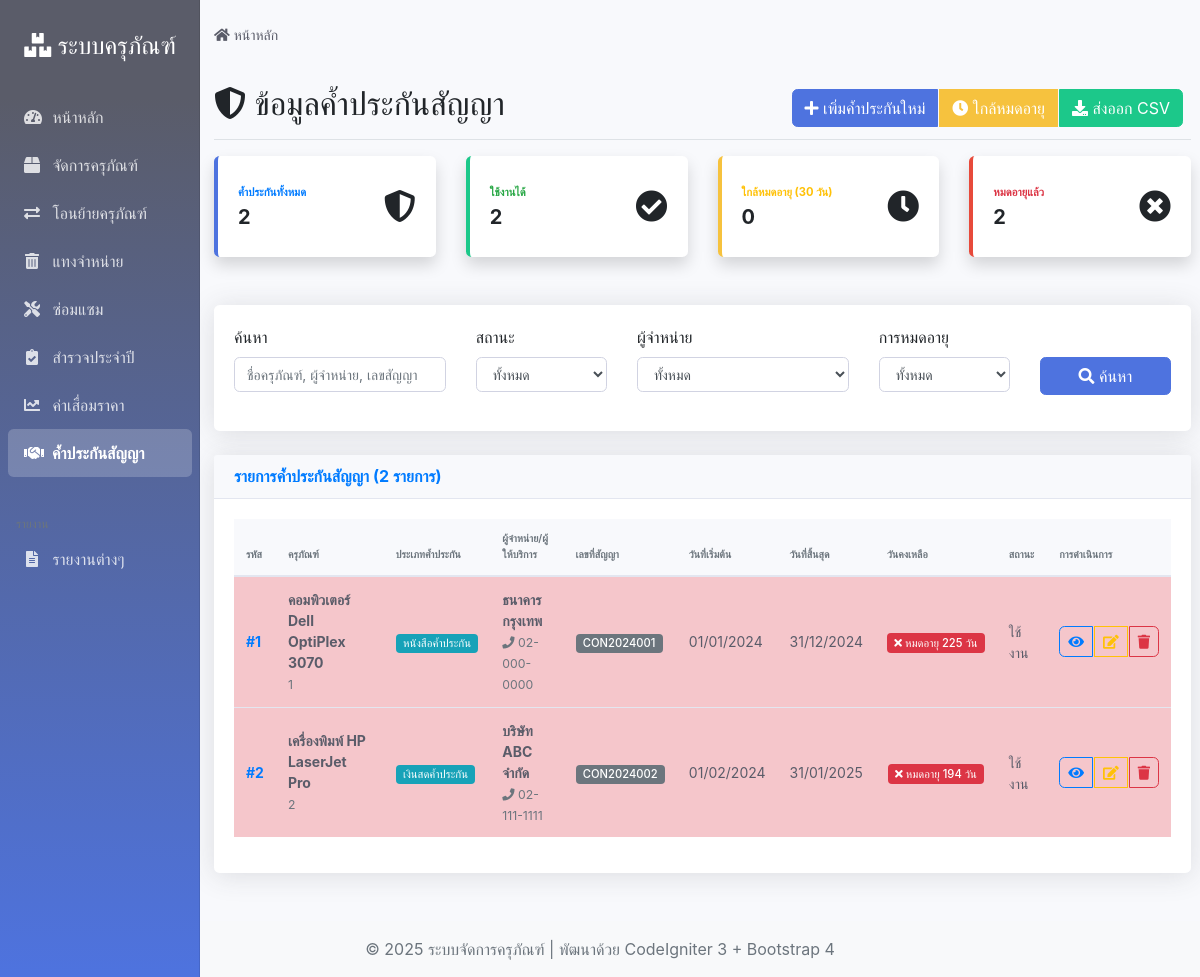
Page /index.php/guarantees on the committed database.
### tables this page shows
CREATE TABLE `contract_guarantees` (
  `guarantee_id` int(11) NOT NULL AUTO_INCREMENT,
  `asset_id` int(11) NOT NULL COMMENT 'รหัสครุภัณฑ์',
  `contract_number` varchar(100) DEFAULT NULL COMMENT 'เลขที่สัญญา',
  `guarantee_type` varchar(100) NOT NULL COMMENT 'ประเภทการค้ำประกัน',
  `guarantee_amount` decimal(15,2) DEFAULT NULL COMMENT 'จำนวนเงินค้ำประกัน',
  `start_date` date NOT NULL COMMENT 'วันที่เริ่มต้น',
  `end_date` date NOT NULL COMMENT 'วันที่สิ้นสุด',
  `vendor_name` varchar(255) NOT NULL COMMENT 'ชื่อผู้จำหน่าย/ผู้ให้บริการ',
  `vendor_contact` varchar(255) NOT NULL COMMENT 'ข้อมูลติดต่อผู้จำหน่าย',
  `coverage_details` text DEFAULT NULL COMMENT 'รายละเอียดความคุ้มครอง',
  `terms_conditions` text DEFAULT NULL COMMENT 'เงื่อนไขและข้อกำหนด',
  `claim_procedure` text DEFAULT NULL COMMENT 'ขั้นตอนการเคลม',
  `notes` text DEFAULT NULL COMMENT 'บันทึกเพิ่มเติม',
  `status` enum('ใช้งาน','หมดอายุ','ยกเลิก') NOT NULL DEFAULT 'ใช้งาน' COMMENT 'สถานะ',
  `created_at` timestamp NOT NULL DEFAULT CURRENT_TIMESTAMP,
  `updated_at` timestamp NOT NULL DEFAULT CURRENT_TIMESTAMP ON UPDATE CURRENT_TIMESTAMP,
  PRIMARY KEY (`guarantee_id`),
  UNIQUE KEY `unique_contract_number` (`contract_number`),
  KEY `fk_contract_guarantees_asset` (`asset_id`),
  KEY `idx_guarantee_dates` (`start_date`, `end_date`),
  KEY `idx_guarantee_status` (`status`),
  CONSTRAINT `fk_contract_guarantees_asset` FOREIGN KEY (`asset_id`) REFERENCES `assets` (`asset_id`) ON DELETE CASCADE
);

CREATE TABLE `assets` (
  `asset_id` int(11) NOT NULL AUTO_INCREMENT,
  `asset_name` varchar(255) NOT NULL COMMENT 'ชื่อครุภัณฑ์',
  `asset_type` varchar(100) NOT NULL COMMENT 'ประเภทครุภัณฑ์',
  `serial_number` varchar(100) UNIQUE DEFAULT NULL COMMENT 'หมายเลขซีเรียล',
  `purchase_date` date NOT NULL COMMENT 'วันที่จัดซื้อ',
  `purchase_price` decimal(15,2) NOT NULL COMMENT 'ราคาจัดซื้อ',
  `current_location` varchar(255) NOT NULL COMMENT 'สถานที่ตั้งปัจจุบัน',
  `status` enum('ใช้งาน','ชำรุด','จำหน่ายแล้ว','ซ่อมแซม') NOT NULL DEFAULT 'ใช้งาน' COMMENT 'สถานะ',
  `warranty_info` text DEFAULT NULL COMMENT 'ข้อมูลการรับประกัน',
  `depreciation_rate` decimal(5,2) NOT NULL DEFAULT 0.00 COMMENT 'อัตราค่าเสื่อมราคา (%)',
  `acquisition_method` varchar(100) NOT NULL COMMENT 'วิธีการได้มา',
  `responsible_person` varchar(255) NOT NULL COMMENT 'ผู้รับผิดชอบ',
  `created_at` timestamp NOT NULL DEFAULT CURRENT_TIMESTAMP,
  `updated_at` timestamp NOT NULL DEFAULT CURRENT_TIMESTAMP ON UPDATE CURRENT_TIMESTAMP,
  PRIMARY KEY (`asset_id`),
  KEY `idx_asset_type` (`asset_type`),
  KEY `idx_status` (`status`),
  KEY `idx_location` (`current_location`)
);

### application/views/guarantees/index.php (the view, shortened to what the rows shown need)
<div class="d-flex justify-content-between flex-wrap flex-md-nowrap align-items-center pt-3 pb-2 mb-3 border-bottom">
    <h1 class="h2">
        <i class="fas fa-shield-alt"></i>
        ข้อมูลค้ำประกันสัญญา
    </h1>
</div>
<div class="card">
    <div class="card-body">
        <?php if (!empty($guarantees)): ?>
            <div class="table-responsive">
                <table class="table table-striped table-hover" id="guaranteesTable">
                    <thead>
                        <tr>
                            <th>รหัส</th>
                            <th>ครุภัณฑ์</th>
                            <th>ประเภทค้ำประกัน</th>
                            <th>ผู้จำหน่าย/ผู้ให้บริการ</th>
                            <th>เลขที่สัญญา</th>
                            <th>วันที่เริ่มต้น</th>
                            <th>วันที่สิ้นสุด</th>
                            <th>วันคงเหลือ</th>
                            <th>สถานะ</th>
                            <th>การดำเนินการ</th>
                        </tr>
                    </thead>
                    <tbody>
                        <?php foreach ($guarantees as $guarantee): ?>
                            <?php
                            $days_remaining = ceil((strtotime($guarantee['end_date']) - time()) / (60 * 60 * 24));
                            $is_expired = $days_remaining < 0;
                            $is_expiring_soon = $days_remaining <= 30 && $days_remaining >= 0;
                            ?>
                            <tr class="<?php echo $is_expired ? 'table-danger' : ($is_expiring_soon ? 'table-warning' : ''); ?>">
                                <td>
                                    <a href="<?php echo base_url('guarantees/view/' . $guarantee['guarantee_id']); ?>"
                                       class="text-decoration-none font-weight-bold">
                                        #<?php echo $guarantee['guarantee_id']; ?>
                                    </a>
                                </td>
                                <td>
                                    <div>
                                        <strong><?php echo htmlspecialchars($guarantee['asset_name']); ?></strong>
                                        <br>
                                        <small class="text-muted">
                                            <?php echo htmlspecialchars($guarantee['asset_code']); ?>
                                        </small>
                                    </div>
                                </td>
                                <td>
                                    <span class="badge badge-info">
                                        <?php echo htmlspecialchars($guarantee['guarantee_type']); ?>
                                    </span>
                                </td>
                                <td>
                                    <div>
                                        <strong><?php echo htmlspecialchars($guarantee['vendor_name']); ?></strong>
                                        <?php if (!empty($guarantee['vendor_contact'])): ?>
                                            <br>
                                            <small class="text-muted">
                                                <i class="fas fa-phone"></i>
                                                <?php echo htmlspecialchars($guarantee['vendor_contact']); ?>
                                            </small>
                                        <?php endif; ?>
                                    </div>
                                </td>
                                <td>
                                    <?php if (!empty($guarantee['contract_number'])): ?>
                                        <span class="badge badge-secondary">
                                            <?php echo htmlspecialchars($guarantee['contract_number']); ?>
                                        </span>
                                    <?php else: ?>
                                        <span class="text-muted">-</span>
                                    <?php endif; ?>
                                </td>
                                <td>
                                    <?php echo date('d/m/Y', strtotime($guarantee['start_date'])); ?>
                                </td>
                                <td>
                                    <?php echo date('d/m/Y', strtotime($guarantee['end_date'])); ?>
                                </td>
                                <td class="text-center">
                                    <?php if ($is_expired): ?>
                                        <span class="badge badge-danger">
                                            <i class="fas fa-times"></i>
                                            หมดอายุ <?php echo abs($days_remaining); ?> วัน
                                        </span>
                                    <?php endif; ?>
                                </td>
                                <td>
                                    <span class="guarantee-status"><?php echo $guarantee['status']; ?></span>
                                </td>
                                <td>
                                    <div class="btn-group" role="group">
                                        <a href="<?php echo base_url('guarantees/view/' . $guarantee['guarantee_id']); ?>"
                                           class="btn btn-sm btn-outline-primary" title="ดูรายละเอียด">
                                            <i class="fas fa-eye"></i>
                                        </a>
                                        <a href="<?php echo base_url('guarantees/edit/' . $guarantee['guarantee_id']); ?>"
                                           class="btn btn-sm btn-outline-warning" title="แก้ไข">
                                            <i class="fas fa-edit"></i>
                                        </a>
                                        <button type="button" class="btn btn-sm btn-outline-danger"
                                                onclick="confirmDelete(<?php echo $guarantee['guarantee_id']; ?>)" title="ลบ">
                                            <i class="fas fa-trash"></i>
                                        </button>
                                    </div>
                                </td>
                            </tr>
                        <?php endforeach; ?>
                    </tbody>
                </table>
            </div>
        <?php endif; ?>
    </div>
</div>

### rows in the picture
contract_guarantees: guarantee_id "1", asset.asset_name "คอมพิวเตอร์ Dell OptiPlex 3070", asset.asset_id "1", guarantee_type "หนังสือค้ำประกัน", vendor_name "ธนาคารกรุงเทพ", vendor_contact "02-000-0000", contract_number "CON2024001", start_date "01/01/2024", end_date "31/12/2024", end_date "225", status "ใช้งาน"
contract_guarantees: guarantee_id "2", asset.asset_name "เครื่องพิมพ์ HP LaserJet Pro", asset.asset_id "2", guarantee_type "เงินสดค้ำประกัน", vendor_name "บริษัท ABC จำกัด", vendor_contact "02-111-1111", contract_number "CON2024002", start_date "01/02/2024", end_date "31/01/2025", end_date "194", status "ใช้งาน"

### other values in the picture
$guarantee_stats['total_guarantees'] "2"
$guarantee_stats['active_guarantees'] "2"
$guarantee_stats['expiring_soon'] "0"
$guarantee_stats['expired_guarantees'] "2"
count($guarantees) "2"
